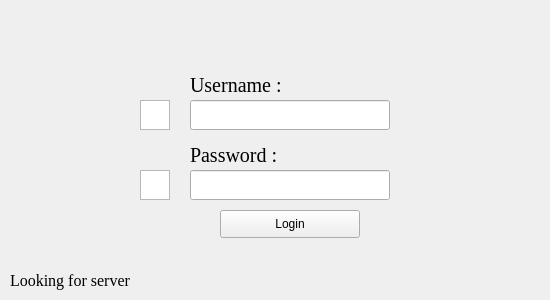
<?xml version="1.0" encoding="UTF-8"?>
<ui version="4.0">
 <class>MainWindow</class>
 <widget class="QMainWindow" name="MainWindow">
  <property name="geometry">
   <rect>
    <x>0</x>
    <y>0</y>
    <width>550</width>
    <height>300</height>
   </rect>
  </property>
  <property name="windowTitle">
   <string>MainWindow</string>
  </property>
  <property name="autoFillBackground">
   <bool>true</bool>
  </property>
  <property name="styleSheet">
   <string notr="true"/>
  </property>
  <widget class="QWidget" name="centralwidget">
   <property name="minimumSize">
    <size>
     <width>550</width>
     <height>300</height>
    </size>
   </property>
   <property name="autoFillBackground">
    <bool>true</bool>
   </property>
   <property name="styleSheet">
    <string notr="true">bgcolor :rgb(170, 170, 170)</string>
   </property>
   <widget class="QLineEdit" name="userName_box">
    <property name="geometry">
     <rect>
      <x>190</x>
      <y>100</y>
      <width>200</width>
      <height>30</height>
     </rect>
    </property>
    <property name="minimumSize">
     <size>
      <width>200</width>
      <height>30</height>
     </size>
    </property>
   </widget>
   <widget class="QLineEdit" name="passWord_box">
    <property name="geometry">
     <rect>
      <x>190</x>
      <y>170</y>
      <width>200</width>
      <height>30</height>
     </rect>
    </property>
    <property name="minimumSize">
     <size>
      <width>200</width>
      <height>30</height>
     </size>
    </property>
   </widget>
   <widget class="QPushButton" name="loginButton">
    <property name="geometry">
     <rect>
      <x>220</x>
      <y>210</y>
      <width>140</width>
      <height>28</height>
     </rect>
    </property>
    <property name="minimumSize">
     <size>
      <width>140</width>
      <height>25</height>
     </size>
    </property>
    <property name="text">
     <string>Login</string>
    </property>
    <property name="flat">
     <bool>false</bool>
    </property>
   </widget>
   <widget class="QLabel" name="usrename_label">
    <property name="geometry">
     <rect>
      <x>190</x>
      <y>75</y>
      <width>151</width>
      <height>21</height>
     </rect>
    </property>
    <property name="font">
     <font>
      <family>Times New Roman</family>
      <pointsize>15</pointsize>
      <italic>false</italic>
      <kerning>true</kerning>
     </font>
    </property>
    <property name="text">
     <string>Username :</string>
    </property>
   </widget>
   <widget class="QLabel" name="password_label">
    <property name="geometry">
     <rect>
      <x>190</x>
      <y>145</y>
      <width>151</width>
      <height>21</height>
     </rect>
    </property>
    <property name="font">
     <font>
      <family>Times New Roman</family>
      <pointsize>15</pointsize>
      <italic>false</italic>
      <kerning>true</kerning>
     </font>
    </property>
    <property name="text">
     <string>Password :</string>
    </property>
   </widget>
   <widget class="QGraphicsView" name="userColor">
    <property name="geometry">
     <rect>
      <x>140</x>
      <y>100</y>
      <width>30</width>
      <height>30</height>
     </rect>
    </property>
    <property name="minimumSize">
     <size>
      <width>30</width>
      <height>30</height>
     </size>
    </property>
    <property name="backgroundBrush">
     <brush brushstyle="SolidPattern">
      <color alpha="255">
       <red>0</red>
       <green>0</green>
       <blue>0</blue>
      </color>
     </brush>
    </property>
    <property name="foregroundBrush">
     <brush brushstyle="SolidPattern">
      <color alpha="255">
       <red>0</red>
       <green>0</green>
       <blue>0</blue>
      </color>
     </brush>
    </property>
    <property name="interactive">
     <bool>true</bool>
    </property>
   </widget>
   <widget class="QGraphicsView" name="passColor">
    <property name="geometry">
     <rect>
      <x>140</x>
      <y>170</y>
      <width>30</width>
      <height>30</height>
     </rect>
    </property>
    <property name="minimumSize">
     <size>
      <width>30</width>
      <height>30</height>
     </size>
    </property>
    <property name="backgroundBrush">
     <brush brushstyle="SolidPattern">
      <color alpha="255">
       <red>0</red>
       <green>0</green>
       <blue>0</blue>
      </color>
     </brush>
    </property>
    <property name="foregroundBrush">
     <brush brushstyle="SolidPattern">
      <color alpha="255">
       <red>0</red>
       <green>0</green>
       <blue>0</blue>
      </color>
     </brush>
    </property>
    <property name="interactive">
     <bool>true</bool>
    </property>
   </widget>
   <widget class="QLabel" name="alert">
    <property name="geometry">
     <rect>
      <x>10</x>
      <y>270</y>
      <width>271</width>
      <height>21</height>
     </rect>
    </property>
    <property name="font">
     <font>
      <family>Times New Roman</family>
      <pointsize>12</pointsize>
     </font>
    </property>
    <property name="styleSheet">
     <string notr="true">color: &quot;red&quot;</string>
    </property>
    <property name="text">
     <string>Looking for server</string>
    </property>
   </widget>
  </widget>
 </widget>
 <tabstops>
  <tabstop>userName_box</tabstop>
  <tabstop>passWord_box</tabstop>
  <tabstop>loginButton</tabstop>
  <tabstop>userColor</tabstop>
 </tabstops>
 <resources/>
 <connections/>
</ui>
